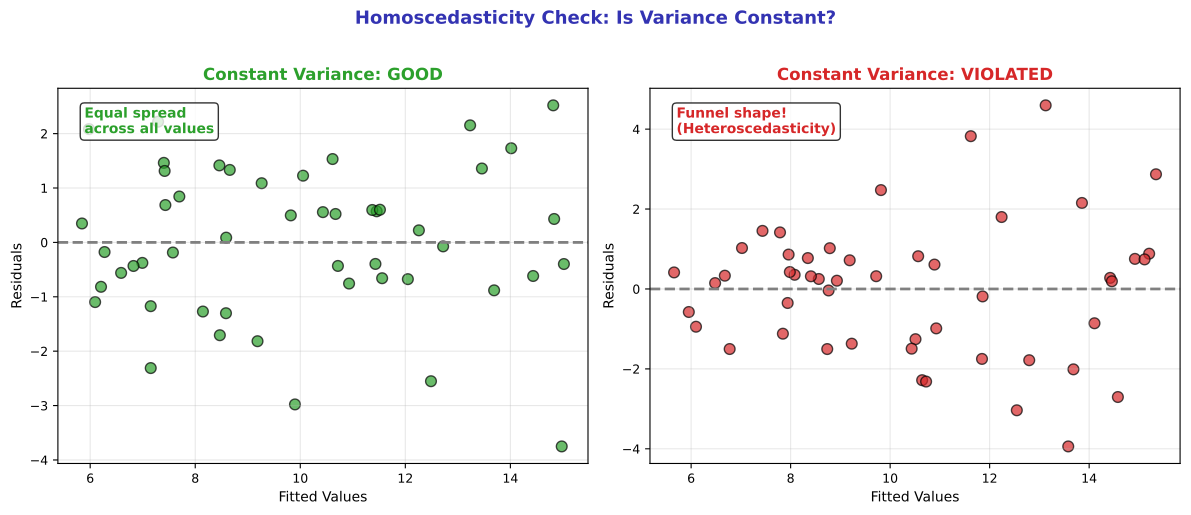

Source code (Python):
"""Homoscedasticity - Constant variance check"""
import matplotlib.pyplot as plt
import numpy as np
from pathlib import Path

plt.rcParams.update({
    'font.size': 10,
    'axes.labelsize': 10,
    'axes.titlesize': 11,
    'xtick.labelsize': 9,
    'ytick.labelsize': 9,
    'legend.fontsize': 9,
    'figure.figsize': (12, 5),
    'figure.dpi': 150
})

MLPURPLE = '#3333B2'
MLLAVENDER = '#ADADE0'
MLBLUE = '#0066CC'
MLORANGE = '#FF7F0E'
MLGREEN = '#2CA02C'
MLRED = '#D62728'

np.random.seed(42)

fig, (ax1, ax2) = plt.subplots(1, 2, figsize=(12, 5))

n = 50

# Left: GOOD - Constant variance
x_good = np.random.uniform(5, 25, n)
y_good = 3 + 0.5 * x_good + np.random.normal(0, 1.5, n)  # Constant noise

slope = np.sum((x_good - x_good.mean()) * (y_good - y_good.mean())) / np.sum((x_good - x_good.mean())**2)
intercept = y_good.mean() - slope * x_good.mean()
y_pred_good = intercept + slope * x_good
residuals_good = y_good - y_pred_good

ax1.scatter(y_pred_good, residuals_good, c=MLGREEN, s=60, alpha=0.7, edgecolors='black')
ax1.axhline(0, color='gray', linewidth=2, linestyle='--')
ax1.set_title('Constant Variance: GOOD', fontsize=12, fontweight='bold', color=MLGREEN)
ax1.set_xlabel('Fitted Values', fontsize=10)
ax1.set_ylabel('Residuals', fontsize=10)
ax1.grid(alpha=0.3)
ax1.text(0.05, 0.95, 'Equal spread\nacross all values', transform=ax1.transAxes, fontsize=10,
         va='top', color=MLGREEN, fontweight='bold',
         bbox=dict(boxstyle='round', facecolor='white', alpha=0.8))

# Right: VIOLATED - Funnel shape (heteroscedasticity)
x_bad = np.random.uniform(5, 25, n)
y_bad = 3 + 0.5 * x_bad + np.random.normal(0, x_bad * 0.12, n)  # Variance increases with x

slope_bad = np.sum((x_bad - x_bad.mean()) * (y_bad - y_bad.mean())) / np.sum((x_bad - x_bad.mean())**2)
intercept_bad = y_bad.mean() - slope_bad * x_bad.mean()
y_pred_bad = intercept_bad + slope_bad * x_bad
residuals_bad = y_bad - y_pred_bad

ax2.scatter(y_pred_bad, residuals_bad, c=MLRED, s=60, alpha=0.7, edgecolors='black')
ax2.axhline(0, color='gray', linewidth=2, linestyle='--')
ax2.set_title('Constant Variance: VIOLATED', fontsize=12, fontweight='bold', color=MLRED)
ax2.set_xlabel('Fitted Values', fontsize=10)
ax2.set_ylabel('Residuals', fontsize=10)
ax2.grid(alpha=0.3)
ax2.text(0.05, 0.95, 'Funnel shape!\n(Heteroscedasticity)', transform=ax2.transAxes, fontsize=10,
         va='top', color=MLRED, fontweight='bold',
         bbox=dict(boxstyle='round', facecolor='white', alpha=0.8))

fig.suptitle('Homoscedasticity Check: Is Variance Constant?', fontsize=13, fontweight='bold', color=MLPURPLE, y=1.02)

plt.tight_layout()
plt.savefig(Path(__file__).parent / 'chart.pdf', dpi=300, bbox_inches='tight')
plt.close()
